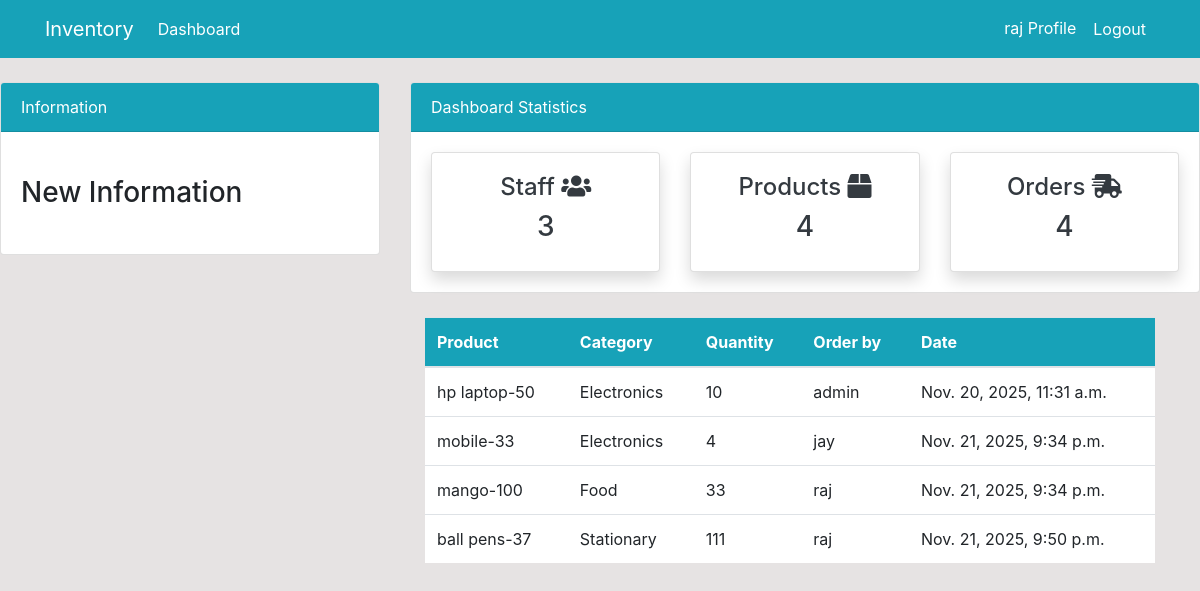
Before: /order/ (signed in) with the older database file.
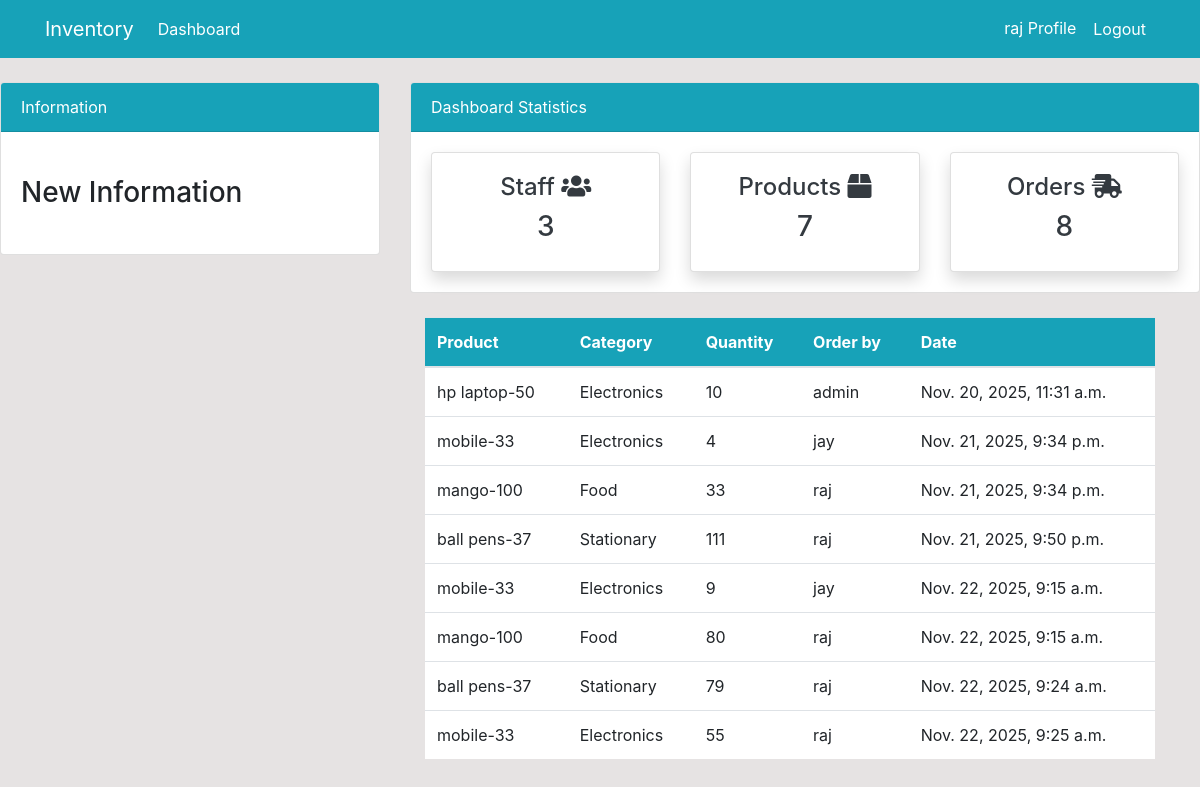
After: the same page with the newer database file.
### dashboard/models.py (models this page shows, shortened)
class Order(models.Model):
    product = models.ForeignKey(Product, on_delete=models.CASCADE, null=True)
    staff = models.ForeignKey(User, models.CASCADE, null=True)
    order_quantity = models.PositiveIntegerField(null=True)
    date = models.DateTimeField(auto_now_add=True)
    class Meta:
        verbose_name_plural = 'Order'

class Product(models.Model):
    name = models.CharField(max_length=100, null=True)
    quantity = models.PositiveIntegerField(null=True)
    category = models.CharField(max_length=50, choices=CATEGORY, null=True)
    class Meta:
        verbose_name_plural = 'Product'
    def __str__(self):
        return f'{self.name}-{self.quantity}'

### dashboard/views.py (the view)
# urls.py: path('order/', views.order, name='dashboard-order')
@login_required
def order(request):
    orders = Order.objects.all()
    orders_count = orders.count()
    workers_count = User.objects.all().count()
    product_count = Product.objects.all().count()
    context = {
        'orders': orders,
        'workers_count' : workers_count,
        'orders_count' : orders_count,
        'product_count' : product_count
    }
    return render(request, 'dashboard/order.html', context)

### templates/dashboard/order.html (shortened to what this page needs)
{% extends 'partials/base.html' %}
{%block content %}
    {% include 'partials/topnav.html' %}
    <div class="container">
        <div class="row my-4">
            <div class="col-md-4">
            </div>
            <div class="col-md-8">
                <table class="table bg-white">
                    <thead class="bg-info">
                        <tr class="text-white">
                            <th scope="col">Product</th>
                            <th scope="col">Category</th>
                            <th scope="col">Quantity</th>
                            <th scope="col">Order by</th>
                            <th scope="col">Date</th>
                        </tr>
                    </thead>
                    <tbody>
                        {% for orders in orders %}
                        <tr>
                            <td>{{ orders.product }}</td>
                            <td>{{ orders.product.category }}</td>
                            <td>{{ orders.order_quantity }}</td>
                            <td>
                                {{ orders.staff.username }}
                            </td>
                            <td>
                                {{ orders.date }}
                            </td>
                        </tr>
                        {% endfor %}
                    </tbody>
                </table>
            </div>
        </div>
    </div>
{% endblock %}

### templates/partials/base.html (shortened to what this page needs)
{% load static %}
<!DOCTYPE html>
<html lang="en">
  <head>
    <link
      rel="stylesheet"
      href="https://cdn.jsdelivr.net/npm/bootstrap@4.6.0/dist/css/bootstrap.min.css"
    />
    <link
      rel="stylesheet"
      href="https://use.fontawesome.com/releases/v5.15.2/css/all.css"
    />
    <link rel="stylesheet" href="{% static 'style.css' %}" />
  </head>
  <body>
    {% include 'partials/nav.html' %}
    {%block content %}
    {% endblock %}
  </body>
</html>

### templates/partials/nav.html (shortened to what this page needs)
<nav class="navbar navbar-expand-lg navbar-info bg-info">
  <div class="container">
    {% if user.is_authenticated %}
    <a class="navbar-brand text-white" href="{% url 'dashboard-index' %}"
      >Inventory</a
    >
    <div class="collapse navbar-collapse" id="navbarSupportedContent">
      <ul class="navbar-nav mr-auto">
        <li class="nav-item active">
          <a class="nav-link text-white" href="{% url 'dashboard-index' %}"
            >Dashboard <span class="sr-only">(current)</span></a
          >
        </li>
      </ul>
      <ul class="navbar-nav ml-auto">
        <li class="nav-item active">
          <a class="nav-link text-white" href="{% url 'user-profile' %}"
            >{{ user.username }} Profile <span class="sr-only">(current)</span></a
          >
        </li>
        <li class="nav-item">
          <form method="post" action="{% url 'user-logout' %}">
            <button
              type="submit"
              class="btn btn-link nav-link text-white"
            >
              Logout
            </button>
          </form>
        </li>
      </ul>
      {% endif %}
    </div>
  </div>
</nav>

### templates/partials/topnav.html (shortened to what this page needs)
<div class="row">
    <div class="col-md-4 mt-4">
        <div class="card">
            <div class="card-header bg-info text-white">
                Information
            </div>
            <div class="card-body">
                <marquee behavior="" direction="">
                    <h3 class="my-4">New Information</h3>
                </marquee>
            </div>
        </div>
    </div>
    <div class="col-md-8 mt-4">
        <div class="card">
            <div class="card-header bg-info text-white">
                Dashboard Statistics
            </div>
            <div class="card-body">
                <div class="row">
                    <div class="col-md-4">
                        <a class="text-decoration-none text-dark" href="{% url 'dashboard-staff' %}">
                            <div class="card my-card shadow">
                                <div class="card-body text-center">
                                    <h4>Staff <i class="fas fa-users"></i></h4>
                                    <h3>{{ workers_count }}</h3>
                                </div>
                            </div>
                        </a>
                    </div>
                    <div class="col-md-4">
                        <a class="text-decoration-none text-dark" href="{% url 'dashboard-products' %}">
                            <div class="card my-card shadow">
                                <div class="card-body text-center">
                                    <h4>Products <i class="fas fa-box"></i></h4>
                                    <h3>{{ product_count }}</h3>
                                </div>
                            </div>
                        </a>
                    </div>
                    <div class="col-md-4">
                        <a class="text-decoration-none text-dark" href="{% url 'dashboard-order' %}">
                            <div class="card my-card shadow">
                                <div class="card-body text-center">
                                    <h4>Orders <i class="fas fa-shipping-fast"></i></h4>
                                    <h3>{{ orders_count }}</h3>
                                </div>
                            </div>
                        </a>
                    </div>
                </div>
            </div>
        </div>
    </div>
</div>

### static/style.css (style rules this page uses)
body { background: rgb(230, 227, 227); }

Changed rows visible on the page:
added Order: product "mobile-33", product.category "Electronics", order_quantity "9", staff.username "jay", date "Nov. 22, 2025, 9:15 a.m."
added Order: product "mango-100", product.category "Food", order_quantity "80", staff.username "raj", date "Nov. 22, 2025, 9:15 a.m."
added Order: product "ball pens-37", product.category "Stationary", order_quantity "79", staff.username "raj", date "Nov. 22, 2025, 9:24 a.m."
added Order: product "mobile-33", product.category "Electronics", order_quantity "55", staff.username "raj", date "Nov. 22, 2025, 9:25 a.m."
Other visible differences:
{{ product_count }}: "4" → "7"
{{ orders_count }}: "4" → "8"
